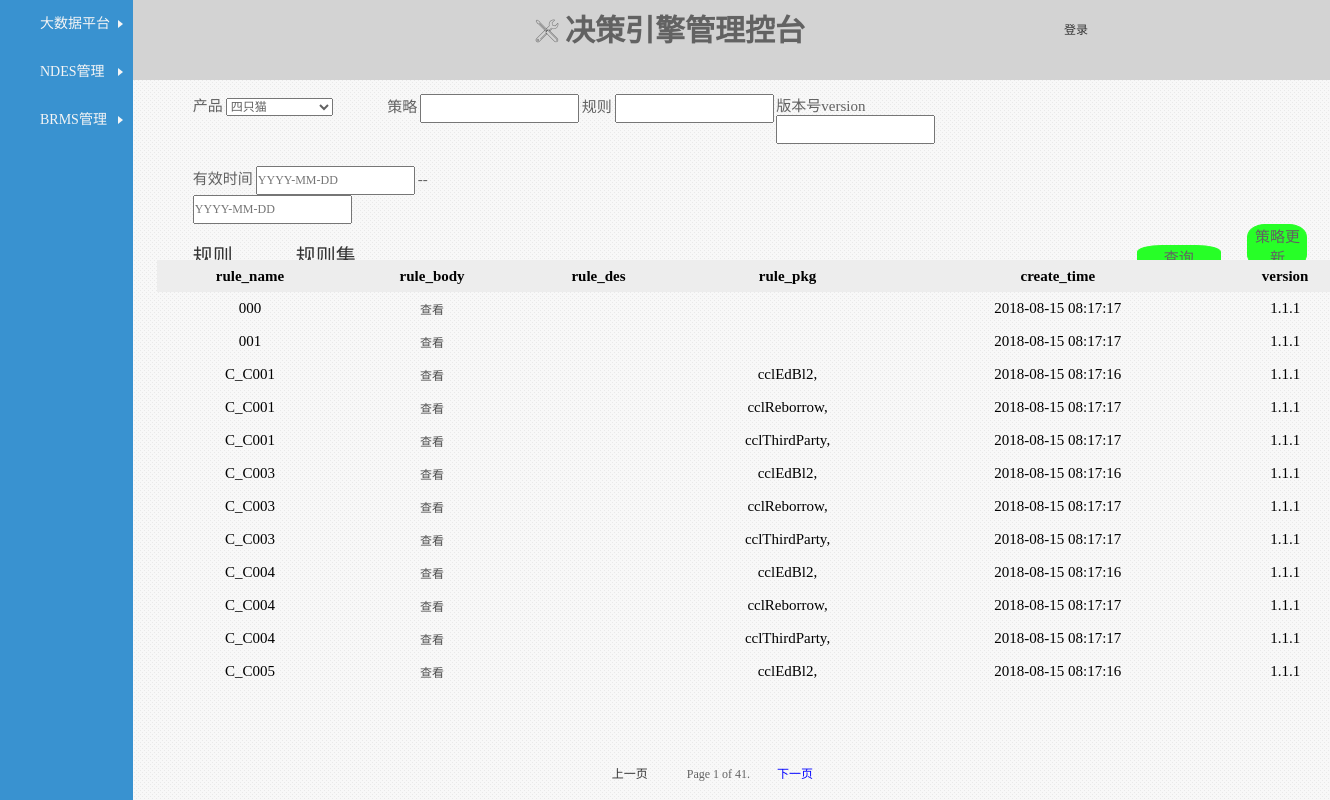
The page /risk_engine/brms_detail/rules/ on the database its author committed.
### risk_engine/models.py (models this page shows, shortened)
class Rule(models.Model):
    rule_name = models.CharField(max_length=10)
    rule_body = models.TextField()
    rule_des = models.TextField()
    rule_pkg = models.CharField(max_length=20, null=True)
    rule_flow_group = models.ForeignKey('RuleGroup', null=True)
    rule_policy = models.ManyToManyField('Policy')
    create_time = models.DateTimeField()
    version = models.CharField(max_length=15)
    class Meta(object):
        ordering = ['rule_name']

class Policy(models.Model):
    policy_name = models.CharField(max_length=25)
    k_session_type = models.CharField(max_length=10)
    k_session_name = models.CharField(max_length=50)
    create_time = models.DateTimeField()
    product = models.ForeignKey('Product')
    version = models.CharField(max_length=15)
    class Meta(object):
        ordering = ['policy_name']

### risk_engine/views.py (the view, shortened to what this page needs)
class BrmsDetailRule(ListView):
    model = models.Rule
    template_name = 'brms.html'
    paginate_by = 12
    def get_queryset(self):
        queryset = models.Rule.objects
        return queryset.distinct().all()
    def get_context_data(self, **kwargs):
        context = super(BrmsDetailRule, self).get_context_data(**kwargs)
        context['products'] = models.Product.objects.all()
        return context
    @csrf_exempt
    def dispatch(self, *args, **kwargs):
        return super(BrmsDetailRule, self).dispatch(*args, **kwargs)

### risk_engine/templates/brms.html (shortened to what this page needs)
{% extends 'base.html' %}
{% load static from staticfiles %}
{% block body %}
    <div class="brms">
        <div class="look_for_condition">
            <form id="lookForCondition" method="post" action="{% url 'brms_detail_rule' %}">
                <div class="common_condition">
                    <label>产品</label>
                    <select name="product">
                        {% for product in products %}
                            <option value="{{ product.product_name }}">{{ product.product_name }}</option>
                        {% endfor %}
                    </select>
                </div>
                <div class="common_condition">
                    <label>策略</label>
                    <input type="text" value="{{ policy }}" name="policy">
                </div>
                <div class="common_condition">
                    <label>规则</label>
                    <input type="text" value="{{ rule }}" name="rule">
                </div>
                <div class="common_condition">
                    <label>版本号version</label>
                    <input type="text" value="{{ version }}" name="version">
                </div>
                <div class="date_condition">
                    <label>有效时间</label>
                    <input type="text" value="{{ valid_start_date }}" name="valid_start_date" id="begin_date"
                           placeholder="YYYY-MM-DD">
                    <label>--</label>
                    <input type="text" value="{{ valid_end_date }}" name="valid_end_date" id="end_date"
                           placeholder="YYYY-MM-DD">
                </div>
            </form>
        </div>
        <div class="result_title">
            <a href="{% url 'brms_detail_rule' %}" class="a1">规则</a>
            <a href="{% url 'brms_detail_rule_group' %}" class="a2">规则集</a>
            <button onclick="search()" class="button2">查询</button>
            <button href="#" onclick="openDialogView('规则内容', '{% url "brms_util" %}','800px', '500px')" class="button1">
                策略更新
            </button>
        </div>
        <div class="result_detail">
            <table>
                {% if rule_list %}
                    <thead>
                    <tr>
                        <td>rule_name</td>
                        <td>rule_body</td>
                        <td>rule_des</td>
                        <td>rule_pkg</td>
                        <td>create_time</td>
                        <td>version</td>
                    </tr>
                    </thead>
                    <tbody>
                    {% for rule in rule_list %}
                        <tr>
                            <td>{{ rule.rule_name }}</td>
                            <td><a href="#"
                                   onclick="openDialogView('规则内容', '{% url "brms_detail_rule_by_id" rule.id %}','800px', '500px')">查看</a>
                            </td>
                            <td>{{ rule.rule_des }}</td>
                            <td>{% for policy in rule.rule_policy.all %}{{ policy.policy_name }},{% endfor %}</td>
                            <td>{{ rule.create_time|date:"Y-m-d H:i:s" }}</td>
                            <td>{{ rule.version }}</td>
                        </tr>
                    {% endfor %}
                    </tbody>
                {% endif %}
            </table>
        </div>
        {% if is_paginated %}
            <div class="pagination">
                {% if page_obj.has_previous %}
                    <a href="{{ request.path }}?page={{ page_obj.previous_page_number }}" style="color: blue" class="a1">上一页 </a>
                {% else %}
                    <a disabled class="a1">上一页 </a>
                {% endif %}
                <span class="p1">Page {{ page_obj.number }} of {{ page_obj.paginator.num_pages }}.</span>
                {% if page_obj.has_next %}
                    <a href="{{ request.path }}?page={{ page_obj.next_page_number }}" style="color: blue" class="a2"> 下一页</a>
                {% else %}
                    <a disabled class="a2"> 下一页</a>
                {% endif %}
            </div>
        {% endif %}
    </div>
{% endblock body %}

### risk_engine/templates/base.html (shortened to what this page needs)
<!DOCTYPE html PUBLIC "-//W3C//DTD XHTML 1.0 Transitional//EN"
        "http://www.w3.org/TR/xhtml1/DTD/xhtml1-transitional.dtd">
<html xmlns="http://www.w3.org/1999/xhtml" xml:lang="en">
{% load static from staticfiles %}
<head>
    <link rel="stylesheet" href="{% static 'icon_font/iconfont.css' %}"/>
    <link rel="stylesheet" href="{% static 'extends/layui/css/layui.css' %}"/>
    <link rel="stylesheet" href="{% static 'css/menu.css' %}"/>
</head>
<body id="bg">
<div class="main_container">
    <div class="leftsidebar_box">
        <dl class="dp">
            <dt onClick="changeImage()">大数据平台 <img src="{% static 'images/menu/select_xl01.png' %}"></dt>
        </dl>
        <dl class="ndes">
            <dt onClick="changeImage()">NDES管理 <img src="{% static 'images/menu/select_xl01.png' %}"></dt>
        </dl>
        <dl class="brms">
            <dt onClick="changeImage()">BRMS管理 <img src="{% static 'images/menu/select_xl01.png' %}"></dt>
        </dl>
    </div>
    <div class="ds_header">
        <div class="logo">
            <i class="iconfont icon-gongju" style="font-size: 30px"></i>
            <a href="{% url 'index' %}"><strong>决策引擎管理控台</strong></a>
        </div>
        <div class="user_login">
            {% if user.is_authenticated %}
                <div class="user_name">hello {{ user.get_username }}!</div>
                <div class="login"><a href="{% url 'logout' %}?next={{ request.path }}">退出</a></div>
            {% else %}
                <div><a href="{% url 'login' %}?next={{ request.path }}">登录</a></div>
            {% endif %}
        </div>
    </div>
    <div class="main_body">
        {% block body %}
        {% endblock body %}
    </div>
</div>
</body>
</html>

### static/extends/layui/css/layui.css (style rules this page uses)
.layui-inline,img { display:inline-block;vertical-align:middle }
.layui-btn,.layui-edge,.layui-inline,img { vertical-align:middle }
blockquote,body,button,dd,div,dl,dt,form,h1,h2,h3,h4,h5,h6,input,li,ol,p,pre,td,textarea,th,ul { margin:0;padding:0;-webkit-tap-highlight-color:rgba(0,0,0,0) }
img { border:none }
table { border-collapse:collapse;border-spacing:0 }
button,input,optgroup,option,select,textarea { font-family:inherit;font-size:inherit;font-style:inherit;font-weight:inherit;outline:0 }
body { line-height:24px;font:14px Helvetica Neue,Helvetica,PingFang SC,\5FAE\8F6F\96C5\9ED1,Tahoma,Arial,sans-serif }
a { color:#333;text-decoration:none }

### static/css/menu.css (style rules this page uses)
body { margin:0;padding:0;overflow-x:hidden; }
html, body { height:100%; }
img { border:none; }
* { font-family:'微软雅黑';font-size:12px;color:#626262; }
dl,dt,dd { display:block;margin:0; }
a { text-decoration:none; }
#bg { background-image:url(../images/dotted.png); }
.main_container { width:100%;height:100%;margin:auto; }
.leftsidebar_box { width:10%;overflow:visible !important;position:fixed;height:100% !important;background-color:#3992d0; }
.leftsidebar_box dt { padding-left:40px;padding-right:10px;background-repeat:no-repeat;background-position:10px center;color:#f5f5f5;font-size:14px;position:relative;line-height:48px;cursor:pointer; }
.leftsidebar_box dt img { position:absolute;right:10px;top:20px; }
.ds_header { position: absolute; left: 10%; width: 100%; height: 10%;background-color: #d3d3d3 }
.ds_header .logo { line-height: 60px; position: absolute; left: 30% }
.ds_header .logo a strong { font-size: 30px }
.ds_header .user_login { position: absolute; left: 70%; width: 200px; top: 20px }
.main_body { position: absolute; left: 10%; top: 10%; width: 90%; height: 90% }
.brms { width: 100%; height: 100% }
.brms .look_for_condition { position: relative; width: 100%; height: 20%; }
.brms .look_for_condition form { display: flex; flex-direction: row; width: 65%; flex-wrap: wrap; height: 100%; left: 5%; position: relative }
.brms .look_for_condition input { line-height: 25px; }
.brms .look_for_condition label { font-size: 15px; }
.brms .look_for_condition form .common_condition { width: 25%; position: relative; top: 10%; height: 22%; }
.brms .look_for_condition form .date_condition { width: 50%; position: relative; top: 10%; height: 22% }
.brms .result_title { height: 5%; width: 100% }
.brms .result_title a { font-size: 20px; }
.brms .result_title button { font-size: 15px; border-radius: 30%; border: 1px solid #27ff27; background-color: #27ff27 }
.brms .result_title .a1 { position: relative; left: 5%; }
.brms .result_title .a2 { position: relative; left: 10%; }
.brms .result_title .button2 { position: relative; left: 75%; width: 7% }
.brms .result_title .button1 { position: relative; left: 77%; width: 5% }
.brms .result_detail { height: 70%; width: 100%; overflow: scroll }
.brms table { position: relative; left:2%; width: 100%; font-size: .938em; border-collapse: collapse; }
.brms thead { text-align: center; padding: .5em .5em; font-weight: bold; background: #ededed; }
.brms td { padding: .5em .5em; height: 10px; text-align: center; color: #010101; font-size: 15px }
.brms td a { text-decoration: none; color: #4e4e4e }
.brms .pagination { position: relative; height: 5%; width: 100%; }
.brms .pagination .a1 { left: 40%; position: relative }
.brms .pagination .a2 { left: 45%; position: relative }
.brms .pagination .p1 { left: 43%; position: relative }

### rows shown on the page
Rule: rule_name "000", create_time "2018-08-15 08:17:17", version "1.1.1"
Rule: rule_name "001", create_time "2018-08-15 08:17:17", version "1.1.1"
Rule: rule_name "C_C001", create_time "2018-08-15 08:17:16", version "1.1.1"
Policy: policy_name "cclEdBl2"
Rule: rule_name "C_C001", create_time "2018-08-15 08:17:17", version "1.1.1"
Policy: policy_name "cclReborrow"
Rule: rule_name "C_C001", create_time "2018-08-15 08:17:17", version "1.1.1"
Policy: policy_name "cclThirdParty"
Rule: rule_name "C_C003", create_time "2018-08-15 08:17:16", version "1.1.1"
Rule: rule_name "C_C003", create_time "2018-08-15 08:17:17", version "1.1.1"
Rule: rule_name "C_C003", create_time "2018-08-15 08:17:17", version "1.1.1"
Rule: rule_name "C_C004", create_time "2018-08-15 08:17:16", version "1.1.1"
Rule: rule_name "C_C004", create_time "2018-08-15 08:17:17", version "1.1.1"
Rule: rule_name "C_C004", create_time "2018-08-15 08:17:17", version "1.1.1"
Rule: rule_name "C_C005", create_time "2018-08-15 08:17:16", version "1.1.1"

### other values the page prints
{{ page_obj.number }} "1"
{{ page_obj.paginator.num_pages }} "41"
form field product "四只猫"
